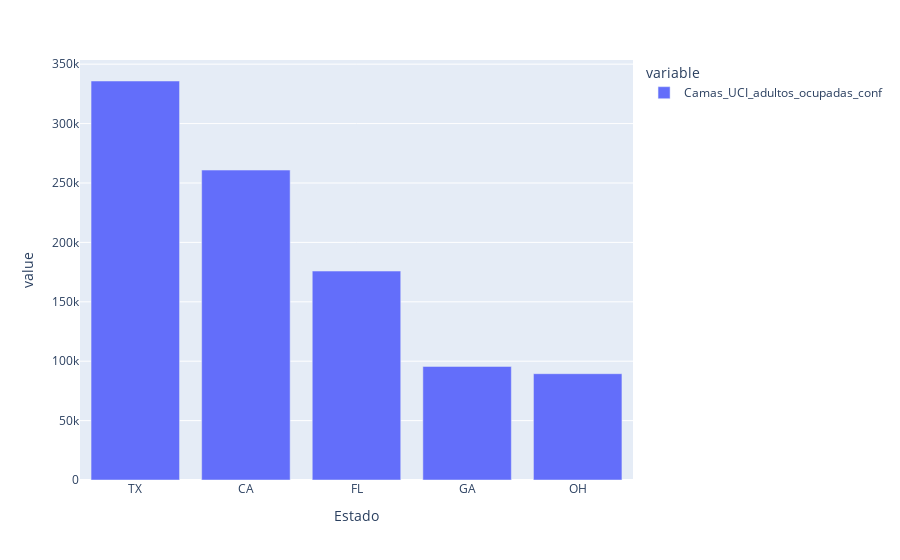

Notebook cell for this chart:
### Code cell
fig_UCI = px.bar(df_agrup_state_UCI)
fig_UCI.show()

### Figure 1 — Plotly figure (JSON) as saved in the notebook; plotly's stock layout.template omitted (floating-point values rounded to 4 significant figures)
{"data": [{"alignmentgroup": "True", "hovertemplate": "variable=Camas_UCI_adultos_ocupadas_conf<br>Estado=%{x}<br>value=%{y}<extra></extra>", "legendgroup": "Camas_UCI_adultos_ocupadas_conf", "marker": {"color": "#636efa", "pattern": {"shape": ""}}, "name": "Camas_UCI_adultos_ocupadas_conf", "offsetgroup": "Camas_UCI_adultos_ocupadas_conf", "orientation": "v", "showlegend": true, "textposition": "auto", "type": "bar", "x": ["TX", "CA", "FL", "GA", "OH"], "xaxis": "x", "y": [335836, 260865, 175859, 95596, 89483], "yaxis": "y"}], "layout": {"barmode": "relative", "legend": {"title": {"text": "variable"}, "tracegroupgap": 0}, "margin": {"t": 60}, "xaxis": {"anchor": "y", "domain": [0, 1], "title": {"text": "Estado"}}, "yaxis": {"anchor": "x", "domain": [0, 1], "title": {"text": "value"}}}}
